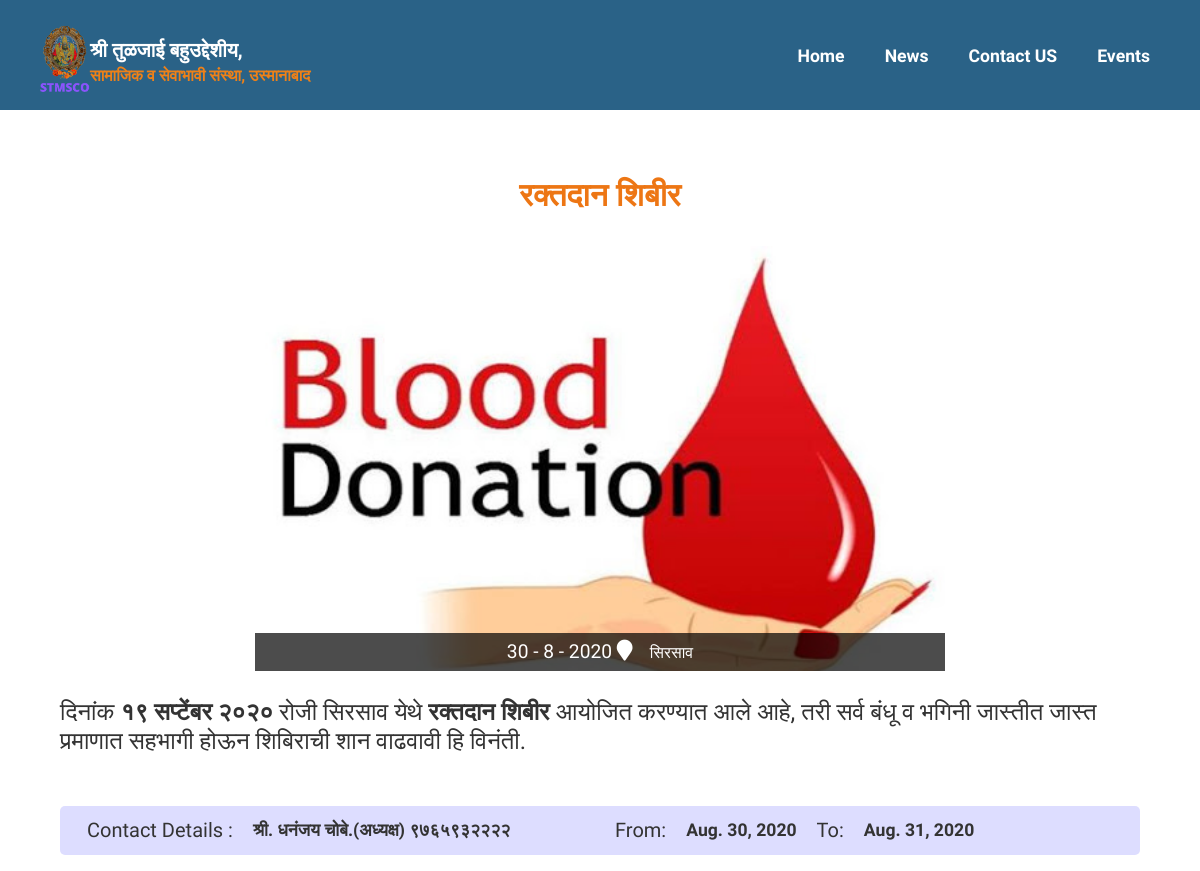
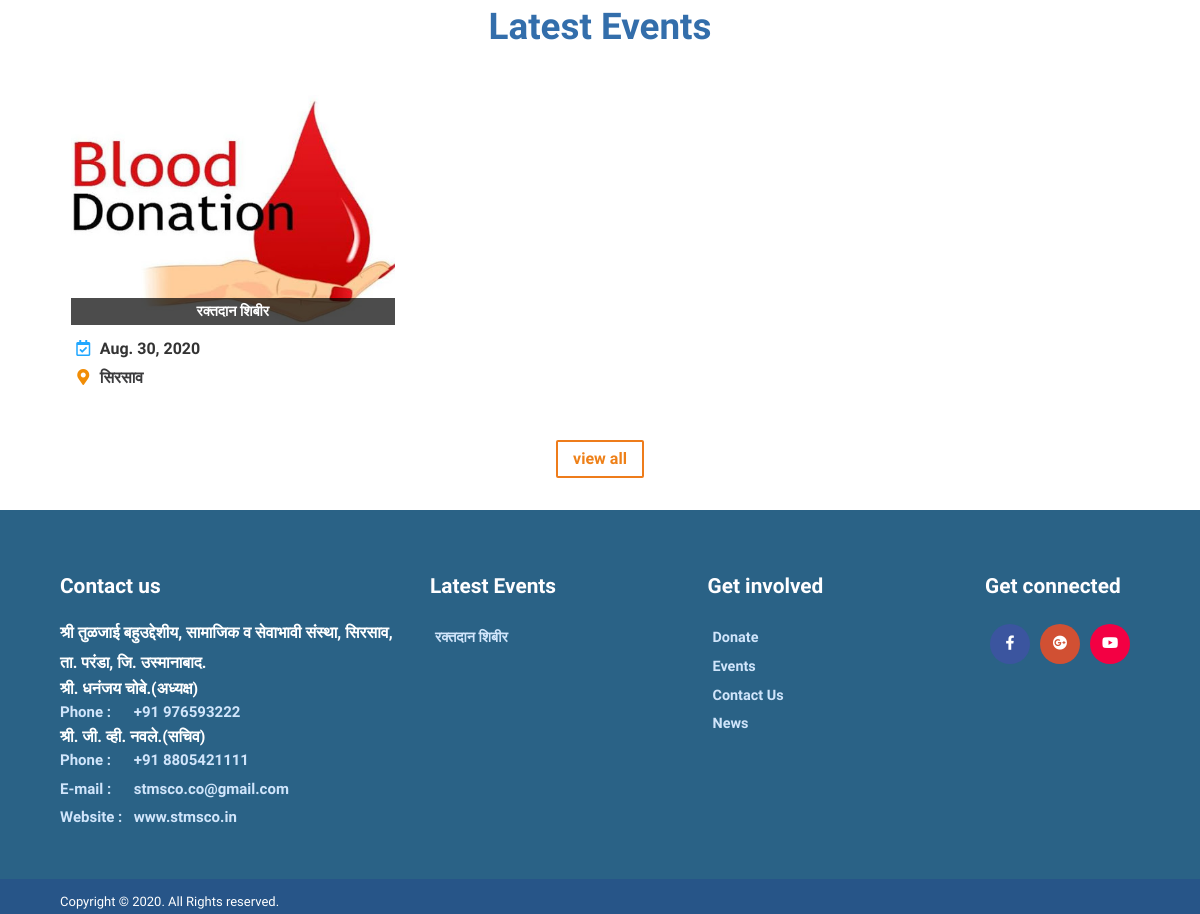
Screenshot of /events/blood/ with the database file from the repository (2 pictures, top to bottom).
### events/models.py (models this page shows, shortened)
class Event(models.Model):
    name = models.CharField(max_length=255)
    short_desc = models.TextField()
    description = models.TextField(null=True, blank=True)
    location = models.CharField(max_length=255, null=True, blank=True)
    contact_details = models.CharField(max_length=255, null=True, blank=True)
    image = models.ImageField(upload_to='%Y/%m/%d',
                              max_length=255, null=True, blank=True)
    start_date = models.DateField(null=True, blank=True)
    end_date = models.DateField(null=True, blank=True)
    is_active = models.BooleanField(default=True)
    slug = models.SlugField(max_length=65, unique=True)
    def get_absolute_url(self):
        return reverse('blog:event_detail', kwargs={'slug': self.slug})
    class Meta:
        db_table = "eventapp_event"

### blog/views.py (the view)
def event_detail(request, slug):
    event = Event.objects.get(slug=slug)
    menu_list = Menu.objects.filter(parent=None, is_active=True)
    event_list = Event.objects.filter(
        is_active=True).order_by('-start_date')[0:2]
    footer_events = Event.objects.filter(
        is_active=True).order_by('-start_date')[0:4]
    return render_to_response('site/event_detail.html',
                              {'menu_list': menu_list,
                               'footer_events': footer_events,
                               'event_list': event_list,
                               'event': event})

### templates/site/event_detail.html (shortened to what this page needs)
{% extends "site/base.html" %}
{% block content %}
<div id="main" class="site-main container">
  <div class="inner">
    <div id="primary" class="col-md-12">
      <article class="single">
        <div class="entry-content">
          <div class="col-md-8 m-auto">
              <h3>{{ event.name | title }} </h3>
          <figure>
            {% if event.image %}
            <img class="wp-post-image" src="{{ event.image.url }}"  alt="Image alt">
            {% endif %}
              <div class="radius">
          <div class="month-time">
            {% if event.start_date %}
            <span class="day">{{ event.start_date.day }} - </span>
            <span class="month">{{ event.start_date.month }} - {{ event.start_date.year }}</span>
            {% endif %}
             <span class="event-address">
          <span class="event-location">
          <i class="fa fa-map-marker"></i>
          {% if event.location %}
          </span>
          {{ event.location }}
          </span>
          </div>
          {% endif %}
        </div>
          </figure>
        </div>
          <div class="long-description">
            {% if event.description %}
            <p>{{ event.description |safe }}</p>
            {% endif %}
            <br />
            <div class="row contact_desk">
             <div class="col-md-6 d-flex">
               <h4> Contact Details :</h4>
            {% if event.contact_details %}
            <p>{{ event.contact_details }}</p>
            {% endif %}
            {% if event.start_date.day %}
          </div>
          <div class="col-md-6 d-flex text-right">
             <h4>From:</h4>
            <p>{{ event.start_date }}</p>
            {% endif %}
            {% if event.end_date.day %}
            <h4>To:</h4>
            <p>{{ event.end_date }}</p>
            {% endif %}
          </div>
           </div>
          </div>
        </div>
      </article>
    </div>
    <div id="secondary" class="col-md-12 widget-area" role="complementary">
      <aside id="wpltfb-2" class="widget WPlookCauses">
        <div class="widget-title">
          <h3>Latest Events</h3>
        </div>
        <div class="widget-event-body">
          {% for event in event_list %}
          <article class="event-item">
            {% if event.image %}
            <figure>
              <a title="{{ event.name }}" href="{{ event.get_absolute_url }}">
              <img src="{{ event.image.url }}" class="wp-post-image" alt="Image alt">
              </a>
            </figure>
            {% endif %}
            <h3 class="entry-header">
              <a title="{{ event.name }}" href="{{ event.get_absolute_url }}">{{ event.name |title}}</a>
            </h3>
            <div class="entry-meta-widget">
              <div class="date"><time datetime="2013-04-25T19:02:42+00:00"><i class="far fa-calendar-check"></i>{% if event.start_date %} {{ event.start_date }}{% endif %}</time></div>
              <div class="location"><i class="fas fa-map-marker-alt"></i></i> <a href="#">{% if event.location %} {{ event.location }}{% endif %}</a></div>
            </div>
          </article>
          {% endfor %}
            <div class="viewall fright"><a href="/events/" class="radius" title="Uppcoming Events">view all</a></div>
        </div>
      </aside>
    </div>
  </div>
</div>
{% endblock %}

### templates/site/base.html (shortened to what this page needs)
{% load img %}
{% load staticfiles %}
<!DOCTYPE html>
<html dir="ltr" lang="en-US">
<head>
    <link rel="stylesheet" href="https://stackpath.bootstrapcdn.com/bootstrap/4.3.1/css/bootstrap.min.css"
>
    <link rel="stylesheet" href="https://use.fontawesome.com/releases/v5.8.1/css/all.css"
>
    <link rel="stylesheet" type="text/css" media="all" href="{% static 'site/css/style.css'%}"/>
    <link rel="stylesheet" type="text/css" media="all" href="{% static '/site/css/flexslider.css' %}"/>
    <link rel="stylesheet" type="text/css" media="all" href="{% static '/site/css/keyframes.css' %}"/>
    <link rel="stylesheet" type="text/css" media="all" href="{% static '/site/css/grid.css' %}"/>
    <link rel="stylesheet" type="text/css" media="all" href="{% static '/site/css/meanmenu.css' %}"/>
    <link rel="stylesheet" type="text/css" media="all" href="{% static 'site/css/sm-core-css.css' %}"/>
    <link rel="stylesheet" type="text/css" media="all" href="{% static 'site/css/sm-blue.css' %}"/>
</head>
<body class="home blog two-column right-sidebar" data-twttr-rendered="true">
<div id="page" class="container">
    <header id="branding" class="site-header" role="banner">
        <div id="sticky_navigation" class="header" style="color:blue;">
            <div class="container no-padding">
                <hgroup class="fleft grid_8 logo_group" id="logo-wid">
                    <h1 id="site-title">
                        <a href="/" class="cjws_society" title="श्री तुळजाई बहुउद्देशीय, सामाजिक व सेवाभावी संस्था" rel="home"><img
                            class="logo_style" src="{% static 'site/images/stmsconew.png' %}" height="100px"
                            width="auto"/></a>
                        <a href="/" title="श्री तुळजाई बहुउद्देशीय, सामाजिक व सेवाभावी संस्था" id="logo" rel="home">श्री तुळजाई बहुउद्देशीय, <span> सामाजिक व सेवाभावी
                        संस्था, उस्मानाबाद</span></a>
                    </h1>
                </hgroup>
                <div class="navigation">
                    <ul id="main-menu" class="sm sm-blue">
                        <li>
                            <a href="/" class="financial_information">Home</a>
                        </li>
                        <li>
                            <a href="/news" class="news">News</a>
                        </li>
                        <li>
                            <a href="/contact-us" class="contact-us">Contact US</a>
                        </li>
                        <li>
                            <a href="/events" class="events">Events</a>
                        </li>
                    </ul>
                </div>
            </div>
        </div>
    </header>
</div>
{% block content %}
{% endblock %}
<footer id="colophon" class="site-footer" role="contentinfo">
    <div id="tertiary" class="sidebar-container" role="complementary">
        <div class="container">
            <div class="row">
                <div class="col-md-4">
                    <aside id="meta-0" class="widget widget_adress">
                        <h3>Contact us</h3>
                        <address class="vcard">
                            <p class="org vcard"><a class="url fn org" href="#">श्री तुळजाई बहुउद्देशीय, सामाजिक व
                                सेवाभावी संस्था, सिरसाव, ता. परंडा, जि. उस्मानाबाद.</a></p>
                            <h6 style="color:white">श्री. धनंजय चोबे.(अध्यक्ष)</h6><b>Phone :</b> <span class="tel"> +91 976593222</span><br/>
                            <h6 style="color:white">श्री. जी. व्ही. नवले.(सचिव)</h6><b>Phone :</b> <span class="tel"> +91 8805421111</span><br/>
                            <b>E-mail :</b><span class="email"> stmsco.co@gmail.com</span><br/>
                            <b>Website :</b><span class="url"> www.stmsco.in</span><br/>
                        </address>
                    </aside>
                </div>
                <div class="col-md-3">
                    <aside id="meta-1" class="widget widget_meta">
                        <h3>Latest Events</h3>
                        {% for event in footer_events %}
                        <ul>
                            <li><a href="{{ event.get_absolute_url }}" title="">{{ event.name |title }}</a></li>
                        </ul>
                        {% endfor %}
                    </aside>
                </div>
                <div class="col-md-3">
                    <aside id="meta-2" class="widget widget_meta">
                        <h3>Get involved</h3>
                        <ul>
                  <li class="menu-item "><a href="https://paytm.business/link/68167/LL_155332105">Donate</a></li>
                  <li class="menu-item "><a href="/events">Events</a></li>
                  <li class="menu-item "><a href="/contact-us">Contact Us</a></li>
                  <li class="menu-item "><a href="/news">News</a></li>
                </ul>
                    </aside>
                </div>
                <div class="col-md-2">
                    <aside id="meta-2" class="widget widget_meta footer-social">
                        <h3>Get connected</h3>
                        <ul class="list-inline ">
                            <li class="facebook"><a
                                    href="https://www.facebook.com/dhananjay.chobe"><i
                                    class="fab fa-facebook-f"></i></a></li>
                            <li class="googleplus"><a href="mailto:stmsco.co@gmail.com"><i
                                    class="fab fa-google-plus"></i></a></li>
                            <li class="youtube"><a href="https://www.youtube.com/"
                                                   target="_blank"><i class="fab fa-youtube"></i></a>
                            </li>
                        </ul>
                    </aside>
                </div>
            </div>
        </div>
    </div>
    <div class="site-info">
        <div class="container">
            <div class="row">
                <div class="col-md-4 text-left">
                    <p class="copy">Copyright © 2020. All Rights reserved. </p>
                </div>
            </div>
        </div>
    </div>
</footer>
</body>
</html>

### static/site/css/grid.css (style rules this page uses)
.grid_1, .grid_2, .grid_3, .grid_4, .grid_5, .grid_6, .grid_7, .grid_8, .grid_9, .grid_10, .grid_11, .grid_12, .grid_13, .grid_14, .grid_15, .grid_16 { display: inline; float: left; position: relative; margin-left: 1%; margin-right: 1%; }

### static/site/css/sm-core-css.css (style rules this page uses)
.sm,.sm ul,.sm li { display:block;list-style:none;padding:0;margin:0;line-height:normal;direction:ltr; }
ul.sm li { position:relative;float:left; }
ul.sm a { position: relative; display: block; white-space: nowrap; text-transform: capitalize; font-size: 1.1rem; font-weight: 700; padding: 5px 20px; color: #fff; }
ul.sm:after { content:"\00a0";display:block;height:0;font:0/0 serif;clear:both;visibility:hidden;overflow:hidden; }
ul.sm,ul.sm *,ul.sm *:before,ul.sm *:after { -moz-box-sizing:border-box;-webkit-box-sizing:border-box;box-sizing:border-box; }
ul.sm { -webkit-tap-highlight-color:rgba(0,0,0,0); }

### static/site/css/sm-blue.css (style rules this page uses)
.sm-blue { color:#5c5c5c; }
.sm-blue a { padding: 5px 17px; color: #5c5c5c; font-size: 13px; line-height: 23px; text-decoration: none; border:none; }
.sm-blue li:first-child, .sm-blue-vertical li, .sm-blue ul li { border-left:0; }

### templates/site/base.html (style rules this page uses)
#main-menu { position:relative; z-index:9999; width:auto; float: right; }

### rows the page displays
Event: name "रक्तदान शिबीर", image (picture), start_date.day "30", start_date.month "8", start_date.year "2020", location "सिरसाव", description "दिनांक १९ सप्टेंबर २०२० रोजी सिरसाव येथे रक्तदान शिबीर आयोजित करण्यात आले आहे, तरी सर्व बंधू व भगिनी जास्तीत जास्त प्रमाणात सहभागी होऊन शिबिराची शान वाढवावी हि विनंती.", contact_details "श्री. धनंजय चोबे.(अध्यक्ष) ९७६५९३२२२२", start_date "Aug. 30, 2020", end_date "Aug. 31, 2020"
